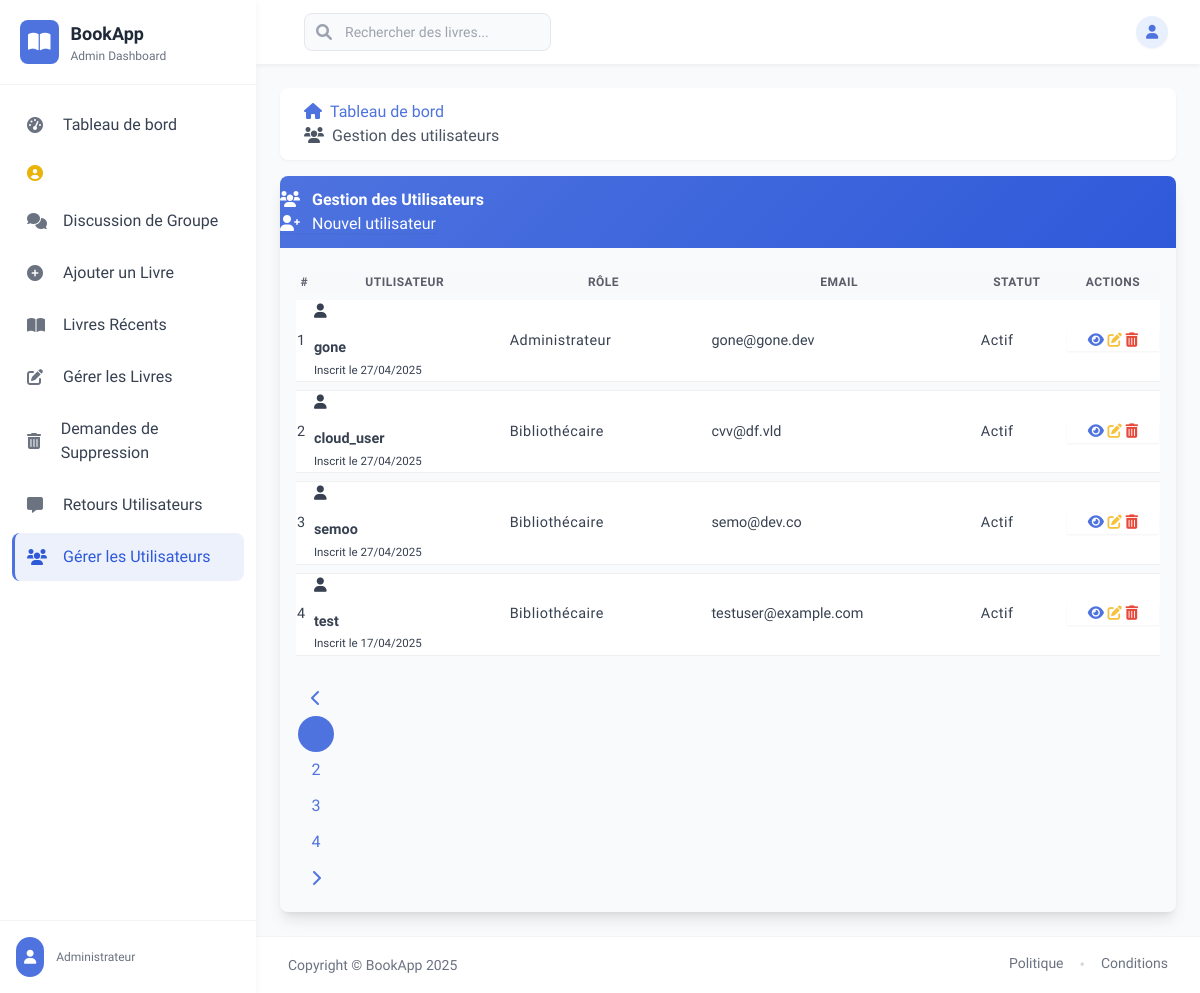
Before: /aluser/ with the older database file.
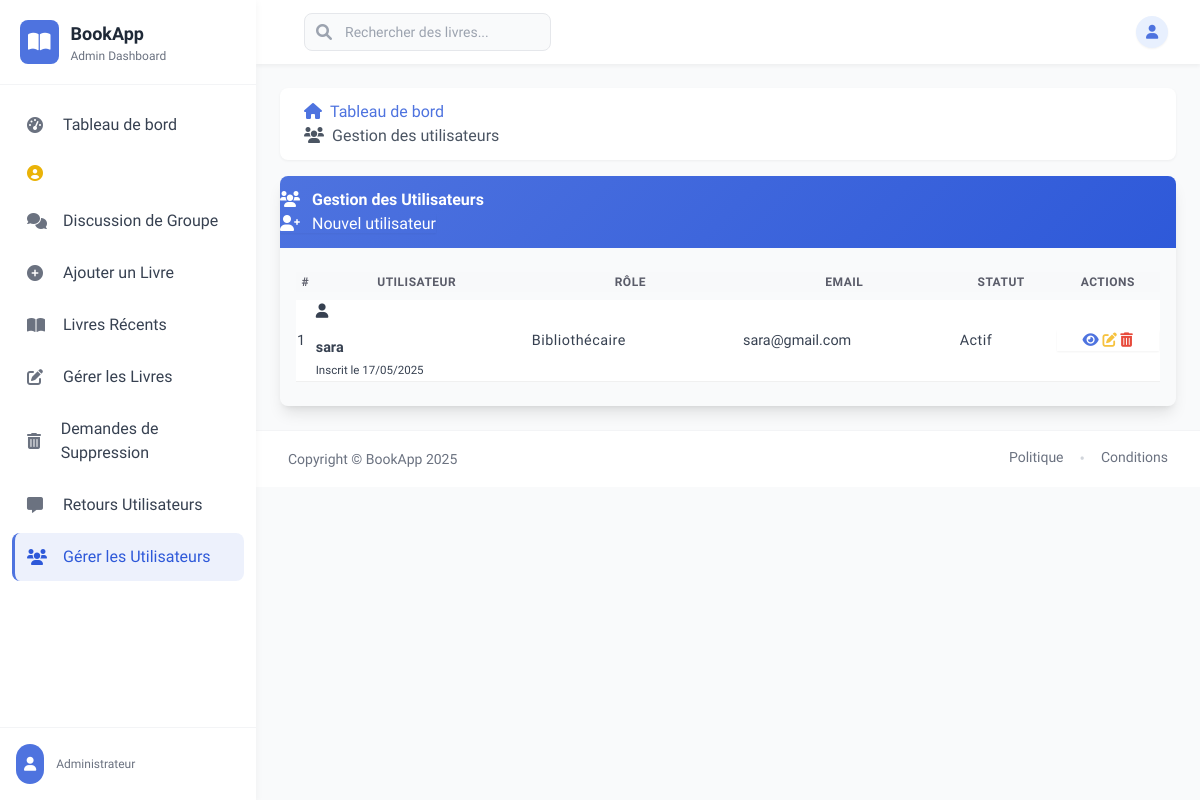
After: the same page with the newer database file.
### bookstore/models.py (models this page shows)
class User(AbstractUser):
    is_admin = models.BooleanField(default=False)
    is_publisher = models.BooleanField(default=False)
    is_librarian = models.BooleanField(default=False)
    class Meta:
        swappable = 'AUTH_USER_MODEL'

### bookstore/views.py (the view)
# urls.py: path('aluser/', views.ListUserView.as_view(), name='aluser'),
class ListUserView(generic.ListView):
    model = User
    template_name = 'dashboard/list_users.html'
    context_object_name = 'users'
    paginate_by = 4
    def get_queryset(self):
        return User.objects.order_by('-id')

### bookstore/templates/dashboard/list_users.html (shortened to what this page needs)
{% extends 'dashboard/base.html' %}
{% load static %}
{% block body %}
<div class="container-fluid">
    <div class="row">
        <div class="col-12">
            <nav aria-label="breadcrumb" class="mb-4">
                <ol class="breadcrumb bg-white p-3 rounded-lg shadow-xs">
                    <li class="breadcrumb-item"><a href="{% url 'dashboard' %}" class="text-primary"><i class="fas fa-home mr-2"></i>Tableau de bord</a></li>
                    <li class="breadcrumb-item active text-gray-600"><i class="fas fa-users mr-2"></i>Gestion des utilisateurs</li>
                </ol>
            </nav>
            <div class="card shadow-lg border-0">
                <div class="card-header bg-gradient-primary text-white py-3 d-flex justify-content-between align-items-center border-0">
                    <h5 class="m-0 font-weight-600">
                        <i class="fas fa-users mr-2"></i>
                        Gestion des Utilisateurs
                    </h5>
                    <a href="{% url 'create_user_form' %}" class="btn btn-light btn-sm rounded-pill shadow-sm">
                        <i class="fas fa-user-plus mr-2"></i> Nouvel utilisateur
                    </a>
                </div>
                <div class="card-body px-4 py-4">
                    <div class="table-responsive">
                        <table class="table table-hover table-striped table-borderless" id="userTable" width="100%" cellspacing="0">
                            <thead class="thead-light">
                                <tr>
                                    <th class="border-0">#</th>
                                    <th class="border-0">Utilisateur</th>
                                    <th class="border-0">Rôle</th>
                                    <th class="border-0">Email</th>
                                    <th class="border-0">Statut</th>
                                    <th class="border-0 text-center">Actions</th>
                                </tr>
                            </thead>
                            <tbody>
                                {% if users %}
                                {% for user in users %}
                                <tr class="position-relative">
                                    <td>{{ forloop.counter }}</td>
                                    <td>
                                        <div class="d-flex align-items-center">
                                            {% if user.profile_picture %}
                                            <img src="{{ user.profile_picture.url }}" class="rounded-circle mr-3" width="36" height="36" alt="{{ user.username }}">
                                            {% else %}
                                            <div class="rounded-circle bg-light d-flex align-items-center justify-content-center mr-3" style="width:36px;height:36px;">
                                                <i class="fas fa-user text-muted"></i>
                                            </div>
                                            {% endif %}
                                            <div>
                                                <strong>{{ user.username }}</strong><br>
                                                <small class="text-muted">Inscrit le {{ user.date_joined|date:"d/m/Y" }}</small>
                                            </div>
                                        </div>
                                    </td>
                                    <td>
                                        {% if user.is_superuser %}
                                        <span class="badge badge-danger badge-pill px-3 py-1">Administrateur</span>
                                        {% elif user.is_publisher %}
                                        <span class="badge badge-primary badge-pill px-3 py-1">Éditeur</span>
                                        {% else %}
                                        <span class="badge badge-info badge-pill px-3 py-1">Bibliothécaire</span>
                                        {% endif %}
                                    </td>
                                    <td>{{ user.email|default:"-" }}</td>
                                    <td>
                                        {% if user.is_active %}
                                        <span class="badge badge-success badge-pill px-3 py-1">Actif</span>
                                        {% else %}
                                        <span class="badge badge-secondary badge-pill px-3 py-1">Inactif</span>
                                        {% endif %}
                                    </td>
                                    <td class="text-center">
                                        <div class="btn-group btn-group-sm shadow-sm" role="group">
                                            <a href="{% url 'alvuser' user.pk %}" class="btn btn-outline-primary rounded-left" title="Voir" data-toggle="tooltip">
                                                <i class="fas fa-eye"></i>
                                            </a>
                                            <a href="{% url 'aeuser' user.pk %}" class="btn btn-outline-warning" title="Modifier" data-toggle="tooltip">
                                                <i class="fas fa-edit"></i>
                                            </a>
                                            <a href="{% url 'aduser' user.pk %}" class="btn btn-outline-danger rounded-right" title="Supprimer" data-toggle="tooltip">
                                                <i class="fas fa-trash-alt"></i>
                                            </a>
                                        </div>
                                    </td>
                                </tr>
                                {% endfor %}
                                {% endif %}
                            </tbody>
                        </table>
                    </div>
                    {% if is_paginated %}
                    <nav aria-label="Navigation des pages" class="mt-4">
                        <ul class="pagination justify-content-center">
                            {% if page_obj.has_previous %}
                            <li class="page-item">
                                <a class="page-link rounded-left" href="?page={{ page_obj.previous_page_number }}" aria-label="Précédent">
                                    <i class="fas fa-chevron-left"></i>
                                </a>
                            </li>
                            {% else %}
                            <li class="page-item disabled">
                                <span class="page-link rounded-left"><i class="fas fa-chevron-left"></i></span>
                            </li>
                            {% endif %}
                            {% for i in paginator.page_range %}
                            {% if page_obj.number == i %}
                            <li class="page-item active">
                                <span class="page-link">{{ i }}</span>
                            </li>
                            {% else %}
                            <li class="page-item">
                                <a class="page-link" href="?page={{ i }}">{{ i }}</a>
                            </li>
                            {% endif %}
                            {% endfor %}
                            {% if page_obj.has_next %}
                            <li class="page-item">
                                <a class="page-link rounded-right" href="?page={{ page_obj.next_page_number }}" aria-label="Suivant">
                                    <i class="fas fa-chevron-right"></i>
                                </a>
                            </li>
                            {% else %}
                            <li class="page-item disabled">
                                <span class="page-link rounded-right"><i class="fas fa-chevron-right"></i></span>
                            </li>
                            {% endif %}
                        </ul>
                    </nav>
                    {% endif %}
                </div>
            </div>
        </div>
    </div>
</div>
{% endblock %}

### bookstore/templates/dashboard/base.html (shortened to what this page needs)
{% load static %}
<!DOCTYPE html>
<html lang="fr">
<head>
    <script src="https://cdn.tailwindcss.com"></script>
    <link rel="stylesheet" href="https://cdnjs.cloudflare.com/ajax/libs/font-awesome/6.0.0/css/all.min.css" />
</head>
<body class="bg-gray-50 font-sans text-gray-700">
    <div class="min-h-screen flex">
        <aside class="w-64 bg-white shadow-sidebar fixed h-full transition-all duration-300 transform z-20" id="sidebar">
            <div class="p-5 border-b border-gray-100">
                <a href="{% url 'dashboard' %}" class="flex items-center space-x-3">
                    <div class="bg-primary p-2 rounded-lg">
                        <i class="fas fa-book-open text-xl text-white"></i>
                    </div>
                    <div>
                        <h5 class="text-lg font-bold text-gray-800">BookApp</h5>
                        <p class="text-xs text-gray-500">Admin Dashboard</p>
                    </div>
                </a>
            </div>
            <nav class="mt-4 px-3">
                <a href="{% url 'dashboard' %}" class="sidebar-item flex items-center px-3 py-3 rounded-lg mb-1 hover:text-primary">
                    <i class="fas fa-tachometer-alt w-6 text-gray-500"></i>
                    <span class="ml-3">Tableau de bord</span>
                </a>
                <div class="sidebar-item flex items-center px-3 py-3 rounded-lg mb-1 text-gray-500">
                    <i class="fas fa-user-circle w-6 text-yellow-500"></i>
                </div>
                <a href="{% url 'alchat' %}" class="sidebar-item flex items-center px-3 py-3 rounded-lg mb-1 hover:text-primary">
                    <i class="fas fa-comments w-6 text-gray-500"></i>
                    <span class="ml-3">Discussion de Groupe</span>
                </a>
                <a href="{% url 'aabook_form' %}" class="sidebar-item flex items-center px-3 py-3 rounded-lg mb-1 hover:text-primary">
                    <i class="fas fa-plus-circle w-6 text-gray-500"></i>
                    <span class="ml-3">Ajouter un Livre</span>
                </a>
                <a href="{% url 'albook' %}" class="sidebar-item flex items-center px-3 py-3 rounded-lg mb-1 hover:text-primary">
                    <i class="fas fa-book-open w-6 text-gray-500"></i>
                    <span class="ml-3">Livres Récents</span>
                </a>
                <a href="{% url 'ambook' %}" class="sidebar-item flex items-center px-3 py-3 rounded-lg mb-1 hover:text-primary">
                    <i class="fas fa-edit w-6 text-gray-500"></i>
                    <span class="ml-3">Gérer les Livres</span>
                </a>
                <a href="{% url 'adrequest' %}" class="sidebar-item flex items-center px-3 py-3 rounded-lg mb-1 hover:text-primary">
                    <i class="fas fa-trash-alt w-6 text-gray-500"></i>
                    <span class="ml-3">Demandes de Suppression</span>
                </a>
                <a href="{% url 'afeedback' %}" class="sidebar-item flex items-center px-3 py-3 rounded-lg mb-1 hover:text-primary">
                    <i class="fas fa-comment-alt w-6 text-gray-500"></i>
                    <span class="ml-3">Retours Utilisateurs</span>
                </a>
                <a href="{% url 'aluser' %}" class="sidebar-item flex items-center px-3 py-3 rounded-lg mb-1 hover:text-primary">
                    <i class="fas fa-users w-6 text-gray-500"></i>
                    <span class="ml-3">Gérer les Utilisateurs</span>
                </a>
            </nav>
            <div class="absolute bottom-0 w-full p-4 border-t border-gray-100 bg-white">
                <div class="flex items-center space-x-3">
                    <div class="bg-primary p-2 rounded-full">
                        <i class="fas fa-user text-white text-sm"></i>
                    </div>
                    <div>
                        <div class="text-xs text-gray-500">Administrateur</div>
                    </div>
                </div>
            </div>
        </aside>
        <div class="flex-1 ml-64">
            <nav class="bg-white shadow-navbar">
                <div class="max-w-7xl mx-auto px-4 sm:px-6 lg:px-8">
                    <div class="flex justify-between h-16 items-center">
                        <div class="flex items-center">
                            <form class="ml-4 flex-1" action="{% url 'asearch' %}">
                                <div class="w-full max-w-lg lg:max-w-xs">
                                    <div class="relative">
                                        <div class="absolute inset-y-0 left-0 pl-3 flex items-center pointer-events-none">
                                        </div>
                                        <input id="search" name="query"
                                            class="input-focus block w-full pl-10 pr-3 py-2 border border-gray-200 rounded-lg bg-gray-50 placeholder-gray-400 focus:outline-none focus:ring-1 focus:ring-primary focus:border-transparent sm:text-sm"
                                            placeholder="Rechercher des livres..."
                                            type="search" />
                                    </div>
                                </div>
                            </form>
                        </div>
                        <div class="flex items-center">
                            <div class="ml-3 relative">
                                <div class="flex items-center">
                                    <button type="button" class="relative flex text-sm focus:outline-none" id="user-menu-button">
                                        <div class="h-8 w-8 rounded-full bg-primary-light flex items-center justify-center text-primary shadow-sm">
                                            <i class="fas fa-user text-sm"></i>
                                        </div>
                                    </button>
                                </div>
                            </div>
                        </div>
                    </div>
                </div>
            </nav>
            <main class="flex-1 p-6">
                {% block body %}{% endblock %}
            </main>
            <footer class="bg-white border-t border-gray-100">
                <div class="max-w-7xl mx-auto py-4 px-4 sm:px-6 lg:px-8">
                    <div class="flex flex-col md:flex-row justify-between items-center">
                        <div class="text-sm text-gray-500 mb-2 md:mb-0">
                            Copyright &copy; BookApp {% now "Y" %}
                        </div>
                        <div class="flex space-x-4">
                            <a href="#" class="text-sm text-gray-500 hover:text-primary">Politique</a>
                            <span class="text-gray-300">•</span>
                            <a href="#" class="text-sm text-gray-500 hover:text-primary">Conditions</a>
                        </div>
                    </div>
                </div>
            </footer>
        </div>
    </div>
</body>
</html>

Changed rows visible on the page:
removed User: username "gone", date_joined "27/04/2025", is_superuser "Administrateur", email "gone@gone.dev", is_active "Actif"
removed User: username "cloud_user", date_joined "27/04/2025", is_superuser "Bibliothécaire", email "cvv@df.vld", is_active "Actif"
removed User: username "semoo", date_joined "27/04/2025", is_superuser "Bibliothécaire", email "semo@dev.co", is_active "Actif"
removed User: username "test", date_joined "17/04/2025", is_superuser "Bibliothécaire", email "testuser@example.com", is_active "Actif"
added User: username "sara", date_joined "17/05/2025", is_superuser "Bibliothécaire", email "sara@gmail.com", is_active "Actif"
Other visible differences:
list line gone: "2"
list line gone: "3"
list line gone: "4"
